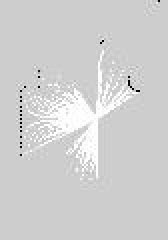
#> input picture MapUnlearnt.jpg, 84 x 120 px (shown 2 times larger); its folder holds 3 pictures in this run
$ python Robot.py
#> lines starting #> are read from the running program, lines starting #| are printed output that depends on the picture; after the words box and inside, x2 and y2 are one past the last pixel; in counts of white or black regions, pixels touching at a corner belong together
import math
import cv2
import numpy as np
import matplotlib.pyplot as plt
import matplotlib.image as mpimg
import os
from PIL import Image
print("libraries imported")

class GridSquare:
    def __init__(self, width, height, midx, midy, index=0, data=-1):
        self.width = width
        self.height = height
        listerine = []
        if data == -1:
            self.data = np.array(np.zeros((self.width, self.height)))
        else:
            self.data = data
        self.index = index
        self.midpoint = (midx, midy)

    def setMidpoint(self, midx, midy):
        self.midpoint = (midx, midy)

    def getSquareValue(self):    ##### THE LAST THING TO BE DONE WITH SETTING UP THE GRID
        total = 0
        for rows in self.data:
            for entry in rows:
                total +=  entry
        total = total / (self.width * self.height)
        return total

    def getIndex(self):
        return self.index

    def getMidPoint(self):
        return self.midpoint

    ##Prints off the square info
    # [5 lines left out: function printSquareInfo, not called in this run]


##Class for the grid
class OccupancyGrid:
    ##Initialise the grid and create the data
    # [67 lines left out: functions __init__, initialiseGrid, createData, interpolateData, not called in this run]


    ##Get the coordinates of the best square to move to
    def findBestSquareCoordinates(self):
        tempstore = list((zip()))

    ##Print off the grids info
    # [56 lines left out: functions printGridInfo, getBestLocation, addLocation, displayMap, testAddLocation, not called in this run]


    ##Need to do this
    # Once its been confirmed that the robot has moved to the point
    # spin, wait for a full rotato
    # Reload map,
    # adjust via the old size vs new size for each point
    # repeat
    # Develop cost algorithm,


    ##Where im at
    #Locations are set up to be followed and plotted onto the map
    #locations are added to the list
    #handled issues of only one,
    #need to check if its the last element
    #path is displayed
    #Need to edit add location to test multiple points##Class for the grid
class OccupancyGrid:
    ##Initialise the grid and create the data
    def __init__(self, map, resolutionConstruct=10):
        self.map = map
        self.shape = map.data.shape
        self.data = np.zeros((map.shape[0], map.shape[1]))
        if resolutionConstruct < 1 or (resolutionConstruct**2 > (self.shape[0] * self.shape[1])):
            print("RESOLUTION ERROR, resolution defaulting to 1")
            self.resolution = 1
        else:
            self.resolution = resolutionConstruct

        self.squares = []

        if self.map.shape[0] == self.map.shape[1]:
            self.squares =self.initialiseGrid()
        else:
            self.data = self.interpolateData()
            self.initialiseGrid()


    ##Initiailising the grid
    def initialiseGrid(self):
        squareheight = math.ceil(self.map.shape[0] / self.resolution)
        squarewidth  = math.ceil(self.map.shape[1] / self.resolution)
        liste = []
        for y in range(squareheight):
            for x in range(squarewidth):
                index = (y*squarewidth) + (x)
                if x == 0:
                    strtPtrX = 0
                else: strtPtrX = x*self.resolution

                if y==0:
                    strtPtrY = 0
                else: strtPtrY = y*self.resolution
                tempData = self.createData(strtPtrX, strtPtrY, self.data, index)
                self.squares.append(tempData)
        print(f'Squares created: ({len(self.squares)})')


    ##Creates individual cells
    def createData(self, xOff, yOff, data, index):
        temp = GridSquare(width= self.resolution, height=self.resolution, index=index, data=-1, midx=xOff, midy=yOff)
        for y in range(self.resolution):
            if y+yOff < data.shape[1]:
                for x in range(self.resolution):
                    temp.setMidpoint(midx=math.ceil(xOff + (self.resolution/2)), midy= math.ceil(yOff + (self.resolution/2)))
                    temp.data[x, y] = data[x+xOff, y+yOff]
        return temp


    ##Interpolates the image to create a fair map for even cells
    def interpolateData(self):
        squareheight = math.ceil(self.map.shape[0] / self.resolution)
        squarewidth  = math.ceil(self.map.shape[1] / self.resolution)
        print(f'Grid cell arrangement: ')
        print(f'Squares wide: ({squarewidth})\nSquares high: ({squareheight})')
        resizeHeight = (math.ceil(self.map.shape[0]/self.resolution) * self.resolution)
        resizeWidth = (math.ceil(self.map.shape[1]/self.resolution) * self.resolution)
        print(f'Resized sizes: ({resizeWidth},{resizeHeight})')
        dst = cv2.resize((self.map), (resizeWidth, resizeHeight), interpolation = cv2.INTER_CUBIC)
        return np.array(dst.data, dtype="int")


    ##Get the coordinates of the best square to move to
    def findBestSquareCoordinates(self):
        tempstore = list((zip()))

    ##Print off the grids info
    def printGridInfo(self):
        print(f'\nGrid information:')
        print(f'Grid Width: ({self.shape[1]})')
        print(f'Grid Height: ({self.shape[0]})')
        print(f'Grid square Resolution: ({self.resolution})')

    def getBestLocation(self):
        costPointList = []
        for square in self.squares:
            costPointList.append((square.getSquareValue(), square.getMidPoint()))
        return max(costPointList)

    def displayMap(self):
        copyer = self.data.copy()
        location = self.getBestLocation()
        location = location[1]
        cv2.circle(copyer, location, 5, (0,0,0))
        cv2.circle(copyer, location, 1, (0,0,0))
        imageCenter = (int(copyer.shape[1]/2),int(copyer.shape[0]/2))
        cv2.line(copyer, imageCenter, location, (0,0,0), 1)
        plt.imshow(copyer)


    ##Need to do this
    # Each location needs to be added to a list,
    # Once its been confirmed that the robot has moved to the point
    # spin, wait for a full rotato
    # Reload map,
    # adjust via the old size vs new size for each point
    # repeat


for file in os.listdir():
    filename, extension = os.path.splitext(file)
    if extension == ".pgm":
        new_file = "{}.jpg".format(filename)
        with Image.open(file) as im:
            im.save(new_file)
            print(filename + ".jpg" + " has been saved")

mapImg = cv2.imread("MapUnlearnt.jpg")
#> mapImg is the input picture: shape (120, 84, 3); min 0, max 255, mean 208
mapImg = cv2.resize(mapImg, (0,0), fx=2, fy=2)
#> mapImg: shape (240, 168, 3)
imgplot = plt.imshow(mapImg, cmap="gray")
plt.show()

grayscaled = cv2.cvtColor(mapImg,cv2.COLOR_BGR2GRAY)
retval, threshold = cv2.threshold(grayscaled, 100, 255, cv2.THRESH_BINARY_INV)
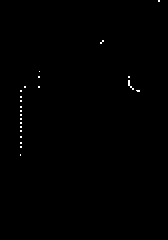
#> threshold: shape (240, 168); 0.27% white in thin lines or dots, all inside (x1, y1, x2, y2) = (20, 0, 160, 156)
retval2, threshold2 = cv2.threshold(grayscaled, 230, 255, cv2.THRESH_BINARY_INV)
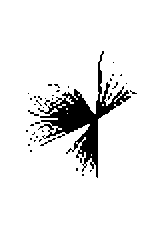
#> threshold2: shape (240, 168); 92.9% white; 43 black regions (40 under 20 px), largest, box (x1, y1, x2, y2) and area: (38, 51, 131, 178) 2613, (40, 138, 56, 146) 27, (28, 110, 39, 116) 22
plt.figure()
f, axarr = plt.subplots(1,2)
axarr[0].imshow(threshold, cmap="gray")
axarr[1].imshow(threshold2, cmap="gray")

temp = OccupancyGrid(resolutionConstruct=50, map=threshold2)
#| Squares wide: (4)
#| Squares high: (5)
#| Resized sizes: (200,250)
#> in interpolateData, `dst = cv2.resize((self.map), (resizeWidth, resizeHeight), interpolatio..`:
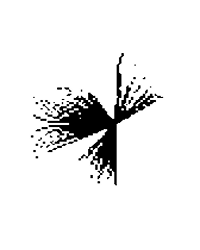
#> dst: shape (250, 200); min 0, max 255, mean 236.7
#> in interpolateData, `return np.array(dst.data, dtype="int")`:
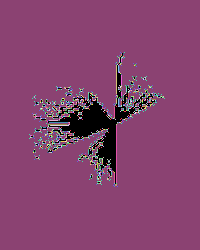
#> returned value: shape (250, 200) int64; 255 distinct labels, from 0 to 255; one colour per label, 0 black
#| Squares created: (20)
temp.printGridInfo()
#| Grid Width: (168)
#| Grid Height: (240)
point = temp.getBestLocation()
print(f'\nBest point: {point}')
#| Best point: (255.0, (175, 175))
temp.displayMap()
#> (the run stopped early here; a loop or call above may not have finished)
